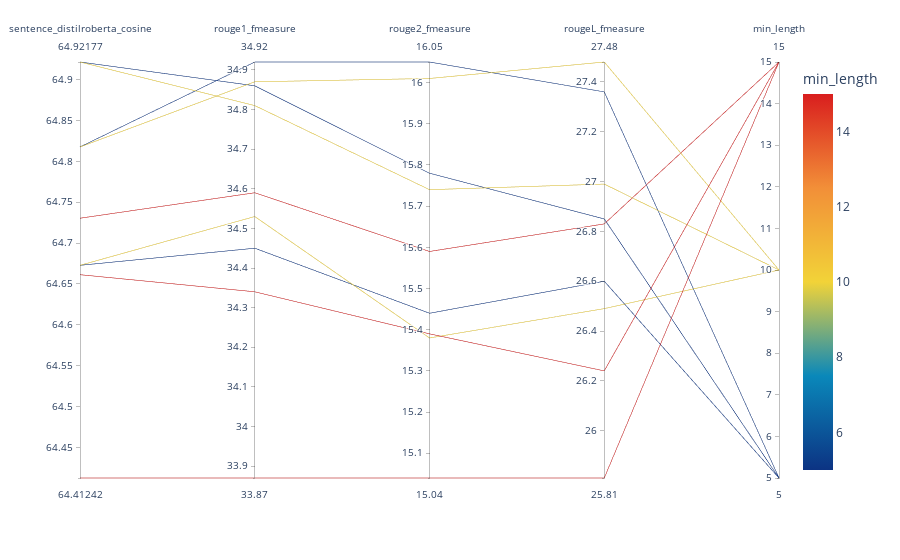

The code cell stored with this chart in its notebook:
### Code cell
for p in params_to_keep:
    if p != 'num_beams' and p != 'length_penalty':
        px_paral_coord(gps_best_rouge, p, metrics_to_keep)

### Figure 1 — Plotly figure (JSON) as saved in the notebook; plotly's stock layout.template omitted (floating-point values rounded to 4 significant figures)
{"data": [{"dimensions": [{"label": "sentence_distilroberta_cosine", "values": [64.92, 64.92, 64.82, 64.82, 64.73, 64.67, 64.67, 64.66, 64.41]}, {"label": "rouge1_fmeasure", "values": [34.81, 34.86, 34.87, 34.92, 34.59, 34.45, 34.53, 34.34, 33.87]}, {"label": "rouge2_fmeasure", "values": [15.74, 15.78, 16.01, 16.05, 15.59, 15.44, 15.38, 15.39, 15.04]}, {"label": "rougeL_fmeasure", "values": [26.99, 26.85, 27.48, 27.36, 26.83, 26.6, 26.49, 26.24, 25.81]}, {"label": "min_length", "values": [10, 5, 10, 5, 15, 5, 10, 15, 15]}], "domain": {"x": [0, 1], "y": [0, 1]}, "line": {"color": [10, 5, 10, 5, 15, 5, 10, 15, 15], "coloraxis": "coloraxis"}, "name": "", "type": "parcoords"}], "layout": {"coloraxis": {"colorbar": {"title": {"text": "min_length"}}, "colorscale": [[0, "rgb(12,51,131)"], [0.25, "rgb(10,136,186)"], [0.5, "rgb(242,211,56)"], [0.75, "rgb(242,143,56)"], [1, "rgb(217,30,30)"]]}, "legend": {"tracegroupgap": 0}, "margin": {"t": 60}}}
